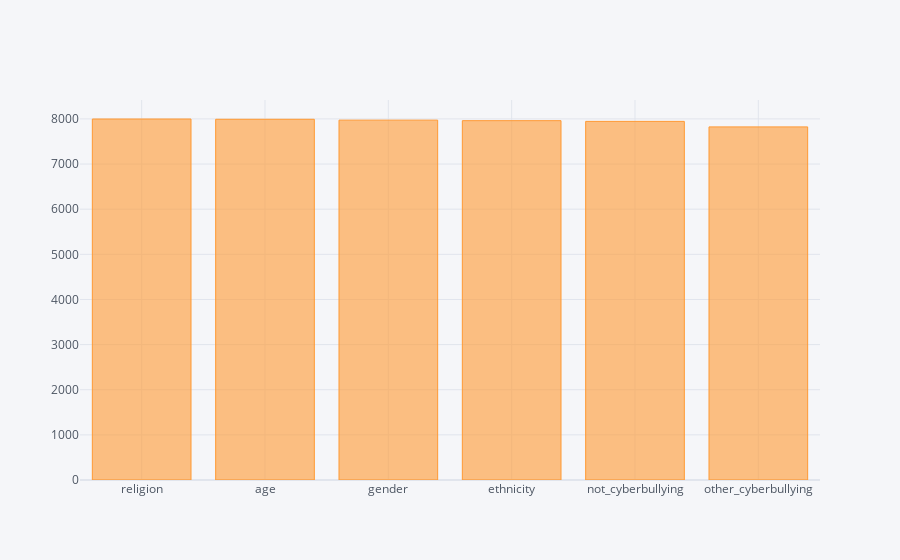

The notebook cell saved with this chart:
### Code cell
df['cyberbullying_type'].value_counts().iplot(kind="bar")

### Figure 1 — Plotly figure (JSON) as saved in the notebook; plotly's stock layout.template omitted (floating-point values rounded to 4 significant figures)
{"data": [{"marker": {"color": "rgba(255, 153, 51, 0.6)", "line": {"color": "rgba(255, 153, 51, 1.0)", "width": 1}}, "name": "cyberbullying_type", "orientation": "v", "text": "", "type": "bar", "x": ["religion", "age", "gender", "ethnicity", "not_cyberbullying", "other_cyberbullying"], "y": [7998, 7992, 7973, 7961, 7945, 7823]}], "layout": {"legend": {"bgcolor": "#F5F6F9", "font": {"color": "#4D5663"}}, "paper_bgcolor": "#F5F6F9", "plot_bgcolor": "#F5F6F9", "title": {"font": {"color": "#4D5663"}}, "xaxis": {"gridcolor": "#E1E5ED", "showgrid": true, "tickfont": {"color": "#4D5663"}, "title": {"font": {"color": "#4D5663"}, "text": ""}, "zerolinecolor": "#E1E5ED"}, "yaxis": {"gridcolor": "#E1E5ED", "showgrid": true, "tickfont": {"color": "#4D5663"}, "title": {"font": {"color": "#4D5663"}, "text": ""}, "zerolinecolor": "#E1E5ED"}}}
